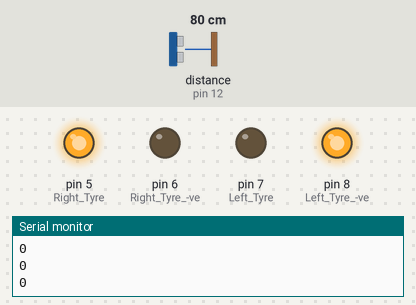
Simulated run of this sketch. Board: Arduino Uno, built with avr-gcc and run on an emulated ATmega328P. Parts: output pins drawn as LEDs (lit = HIGH), the last lines printed to the serial monitor. The inputs (shaded band) are chosen by the test bench; at power-on: distance to the obstacle (sensor on pin 12) 80 cm. The echo pulse lasts 58.3 µs per cm.

Above: at 1.2 s.
1.3 s: distance to the obstacle (sensor on pin 12) set to 16 cm
2.8 s: distance to the obstacle (sensor on pin 12) set to 13 cm
At 4.0 s:
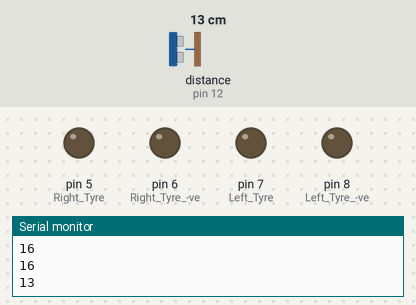
4.3 s: distance to the obstacle (sensor on pin 12) set to 18 cm
At 5.9 s:
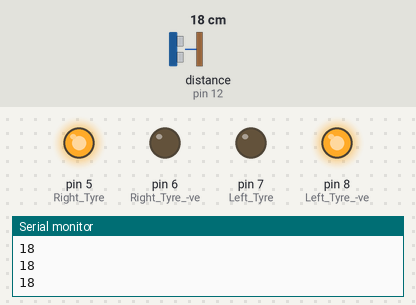
6.7 s: distance to the obstacle (sensor on pin 12) set to 2 cm
At 8.1 s:
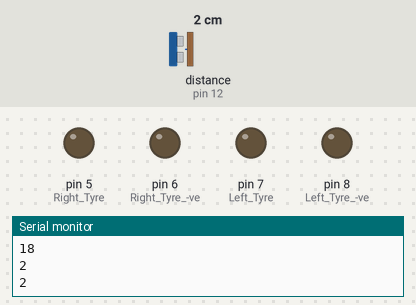
Timing chart, 0 to 9.2 s (numbered marks = the images above; inputs shaded):
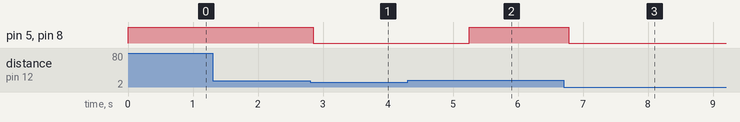

Measured:
- the behaviour switches between 15 and 14 cm on distance to the obstacle (sensor on pin 12) (found by bisection; images 0 and 1)
- after the input at 2.8 s, pin 5 (Right_Tyre), pin 8 (Left_Tyre_-ve): HIGH → LOW after 0.05 s
- after the input at 4.3 s, pin 5 (Right_Tyre), pin 8 (Left_Tyre_-ve): LOW → HIGH after 0.95 s
- after the input at 6.7 s, pin 5 (Right_Tyre), pin 8 (Left_Tyre_-ve): HIGH → LOW after 0.08 s

The sketch:

4.ObstacleDetection_NewPing.ino
```cpp
#include<NewPing.h>

const int trigPin = 13;
const int echoPin = 12;
const int maxDistance  = 20;
NewPing sonar(trigPin,echoPin,maxDistance);
long duration;
int distanceCm;


void setup() {
  pinMode(5,OUTPUT); //Right Tyre +ve
  pinMode(6,OUTPUT); //Right Tyre -ve
  pinMode(7,OUTPUT); //Left Tyre +ve
  pinMode(8,OUTPUT); //Left Tyre -ve
  pinMode(trigPin,OUTPUT);
  pinMode(echoPin,INPUT);
  Serial.begin(9600);
}

void Forward()
{
  digitalWrite(5,HIGH);
  digitalWrite(6,LOW);
  digitalWrite(7,LOW);
  digitalWrite(8,HIGH);
}
void Backward()
{
  digitalWrite(5,LOW);
  digitalWrite(6,HIGH);
  digitalWrite(7,HIGH);
  digitalWrite(8,LOW);
}
void Left()
{
  digitalWrite(5,HIGH);
  digitalWrite(6,LOW);
  digitalWrite(7,LOW);
  digitalWrite(8,LOW);
}
void Right()
{
  digitalWrite(5,LOW);
  digitalWrite(6,LOW);
  digitalWrite(7,LOW);
  digitalWrite(8,HIGH);
}
void Anti()
{
  digitalWrite(5,HIGH);
  digitalWrite(6,LOW);
  digitalWrite(7,HIGH);
  digitalWrite(8,LOW);
}
void Clock()
{
  digitalWrite(5,LOW);
  digitalWrite(6,HIGH);
  digitalWrite(7,LOW);
  digitalWrite(8,HIGH);
}
void Stop()
{
  digitalWrite(5,LOW);
  digitalWrite(6,LOW);
  digitalWrite(7,LOW);
  digitalWrite(8,LOW);
}

void loop() {
  Forward();
//  digitalWrite(trigPin,LOW);
//  delayMicroseconds(2);
//  digitalWrite(trigPin,HIGH);
//  delayMicroseconds(10);
//  digitalWrite(trigPin,LOW);
//  duration = pulseIn(echoPin,HIGH);
//  distanceCm = duration*0.034/2;

  distanceCm = sonar.ping_cm();
  Serial.println(distanceCm);
  if(distanceCm>0 && distanceCm<15 )
  {
    Stop();
    delay(1100);
  }
  delay(100);


}
```
